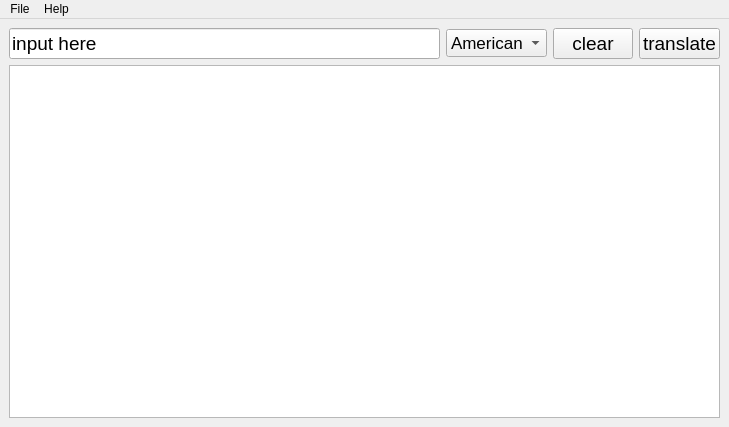
<?xml version="1.0" encoding="UTF-8"?>
<ui version="4.0">
 <class>MainWindow</class>
 <widget class="QMainWindow" name="MainWindow">
  <property name="geometry">
   <rect>
    <x>0</x>
    <y>0</y>
    <width>729</width>
    <height>427</height>
   </rect>
  </property>
  <property name="windowTitle">
   <string>SimpleDictionary</string>
  </property>
  <widget class="QWidget" name="centralWidget">
   <layout class="QGridLayout" name="gridLayout">
    <item row="0" column="0">
     <widget class="QLineEdit" name="lineEdit">
      <property name="maximumSize">
       <size>
        <width>473</width>
        <height>16777215</height>
       </size>
      </property>
      <property name="font">
       <font>
        <pointsize>14</pointsize>
       </font>
      </property>
      <property name="mouseTracking">
       <bool>true</bool>
      </property>
      <property name="focusPolicy">
       <enum>Qt::ClickFocus</enum>
      </property>
      <property name="text">
       <string>input here</string>
      </property>
      <property name="echoMode">
       <enum>QLineEdit::Normal</enum>
      </property>
      <property name="alignment">
       <set>Qt::AlignLeading|Qt::AlignLeft|Qt::AlignVCenter</set>
      </property>
      <property name="clearButtonEnabled">
       <bool>false</bool>
      </property>
     </widget>
    </item>
    <item row="0" column="1">
     <widget class="QComboBox" name="comboBox">
      <property name="font">
       <font>
        <pointsize>13</pointsize>
       </font>
      </property>
      <property name="maxVisibleItems">
       <number>10</number>
      </property>
      <item>
       <property name="text">
        <string>American</string>
       </property>
      </item>
      <item>
       <property name="text">
        <string>British</string>
       </property>
      </item>
      <item>
       <property name="text">
        <string>Chinese</string>
       </property>
      </item>
     </widget>
    </item>
    <item row="0" column="3">
     <widget class="QPushButton" name="pushButton_2">
      <property name="font">
       <font>
        <pointsize>14</pointsize>
       </font>
      </property>
      <property name="text">
       <string>translate</string>
      </property>
      <property name="shortcut">
       <string>Return</string>
      </property>
     </widget>
    </item>
    <item row="0" column="2">
     <widget class="QPushButton" name="pushButton">
      <property name="font">
       <font>
        <pointsize>14</pointsize>
       </font>
      </property>
      <property name="text">
       <string>clear</string>
      </property>
      <property name="shortcut">
       <string>Ctrl+C</string>
      </property>
     </widget>
    </item>
    <item row="1" column="0" colspan="4">
     <widget class="QTextBrowser" name="textBrowser">
      <property name="html">
       <string>&lt;!DOCTYPE HTML PUBLIC &quot;-//W3C//DTD HTML 4.0//EN&quot; &quot;http://www.w3.org/TR/REC-html40/strict.dtd&quot;&gt;
&lt;html&gt;&lt;head&gt;&lt;meta name=&quot;qrichtext&quot; content=&quot;1&quot; /&gt;&lt;title&gt;translation&lt;/title&gt;&lt;style type=&quot;text/css&quot;&gt;
p, li { white-space: pre-wrap; }
&lt;/style&gt;&lt;/head&gt;&lt;body style=&quot; font-family:'Sans Serif'; font-size:9pt; font-weight:400; font-style:normal;&quot;&gt;
&lt;p style=&quot;-qt-paragraph-type:empty; margin-top:0px; margin-bottom:0px; margin-left:0px; margin-right:0px; -qt-block-indent:0; text-indent:0px;&quot;&gt;&lt;br /&gt;&lt;/p&gt;&lt;/body&gt;&lt;/html&gt;</string>
      </property>
     </widget>
    </item>
   </layout>
   <zorder>lineEdit</zorder>
   <zorder>pushButton</zorder>
   <zorder>pushButton_2</zorder>
   <zorder>comboBox</zorder>
   <zorder>textBrowser</zorder>
  </widget>
  <widget class="QMenuBar" name="menuBar">
   <property name="geometry">
    <rect>
     <x>0</x>
     <y>0</y>
     <width>729</width>
     <height>23</height>
    </rect>
   </property>
   <widget class="QMenu" name="menuFile">
    <property name="title">
     <string>File</string>
    </property>
    <addaction name="actionExit"/>
   </widget>
   <widget class="QMenu" name="menuHelp">
    <property name="title">
     <string>Help</string>
    </property>
    <addaction name="actionAbout_author"/>
   </widget>
   <addaction name="menuFile"/>
   <addaction name="menuHelp"/>
  </widget>
  <action name="actionExit">
   <property name="text">
    <string>Exit</string>
   </property>
   <property name="shortcut">
    <string>Ctrl+Q</string>
   </property>
  </action>
  <action name="actionAbout_author">
   <property name="text">
    <string>About author</string>
   </property>
  </action>
 </widget>
 <resources/>
 <connections>
  <connection>
   <sender>pushButton</sender>
   <signal>clicked()</signal>
   <receiver>lineEdit</receiver>
   <slot>clear()</slot>
   <hints>
    <hint type="sourcelabel">
     <x>586</x>
     <y>50</y>
    </hint>
    <hint type="destinationlabel">
     <x>219</x>
     <y>50</y>
    </hint>
   </hints>
  </connection>
 </connections>
</ui>
